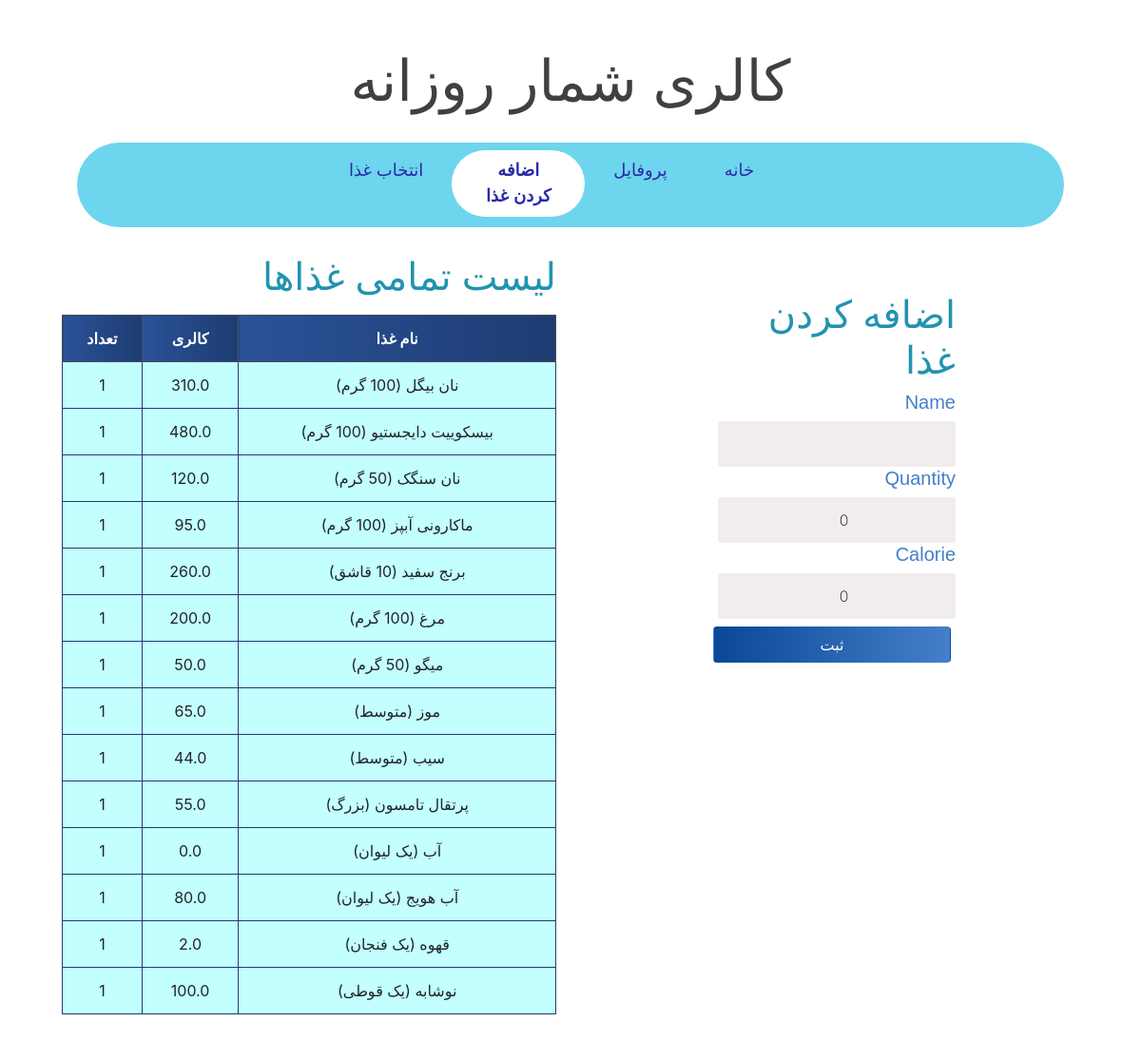
/add_food/ (signed in), run on the app's committed database.
### calories/models.py (models this page shows, shortened)
class Food(models.Model):
	name = models.CharField(max_length=200 ,null=False)
	quantity = models.PositiveIntegerField(null=False,default=0)
	calorie = models.FloatField(null=False,default=0)
	person_of = models.ForeignKey(User,null=True,on_delete=models.CASCADE)

### calories/views.py (the view)
# urls.py: path('add_food/',add_food,name='add_food'),
@login_required(login_url='login')
def add_food(request):
	food_items = Food.objects.filter(person_of=request.user)
	form = AddFoodForm(request.POST)
	if request.method == 'POST':
		form = AddFoodForm(request.POST)
		if form.is_valid():
			profile = form.save(commit=False)
			profile.person_of = request.user
			profile.save()
			return redirect('add_food')
	else:
		form = AddFoodForm()
	myFilter = FoodFilter(request.GET,queryset=food_items)
	food_items = myFilter.qs
	context = {'form':form,'food_items':food_items,'myFilter':myFilter}
	return render(request,'add_food.html',context)

### calories/forms.py
class AddFoodForm(forms.ModelForm):
    class Meta:
        model = Food
        fields = ('name','quantity','calorie')

### templates/add_food.html (shortened to what this page needs)
{% extends 'base.html' %}
{% block content %}
<div class="container">
<div class="row">
    <div class="col-lg-6">
    <div class="login">
        <div class="login-screen">
            <div class="app-title">
                <h1 class="headline">اضافه کردن غذا</h1>
            </div>
            <form method="POST" action="" class="login-form form-inline">
                {% for field in form %}
                <h5 class="form-labels">
                {{ field.label }}
                </h5>
                {{ field }}
                {% endfor %}
                <input class="btn mt-2" type="submit" value="ثبت">
            </form>
        </div>
    </div>
    </div>
    <div class="col-lg-6 ">
        <h1 class="headline"> لیست تمامی غذاها </h1>
        <table class="table table-bordered text-center mt-3">
            <thead class="thead-dark">
                <tr>
                    <th scope="col">نام غذا</th>
                    <th scope="col">کالری</th>
                    <th scope="col">تعداد</th>
                </tr>
            </thead>
            <tbody>
                {% for food in food_items %}
                <tr>
                    <td>{{ food.name }}</td>
                    <td>{{ food.calorie }}</td>
                    <td>{{ food.quantity }}</td>
                </tr>
                {% endfor %}
            </tbody>
        </table>
    </div>
</div>
</div>
{% endblock content %}

### static/css/base.css (style rules this page uses)
body { font-family: Arial; background-color: #3498DB; padding: 50px; }
.login { margin: 20px auto; width: 300px; }
.login-screen { background-color: rgb(255, 255, 255); padding: 20px; border-radius: 5px }
.app-title { text-align: center; color: #404040; }
.login-form { text-align: center; }
input { text-align: center; background-color: #f1eced; border: 2px solid transparent; border-radius: 3px; font-size: 16px; font-weight: 200; padding: 10px 0; width: 250px; transition: border .5s; }
.btn { background: #0a4796; background: -webkit-linear-gradient(to right, #0a4796, #457fca); background: linear-gradient(to right, #0a4796, #457fca); color: white !important; font-size: 16px; line-height: 25px; padding: 10px 0; text-decoration: none; text-shadow: none; border-radius: 3px; box-shadow: none; transition: 0.25s; display: block; width: 250px; margin: 0 auto; }
th { background: #2a5298; background: -webkit-linear-gradient(to right, #2a5298, #1e3c72); background: linear-gradient(to right, #2a5298, #1e3c72); }
.headline { text-align: right; font-family: 'Arial'; padding-top:20px; color: #2193b0; color: -webkit-linear-gradient(to right, #6dd5ed, #2193b0); color: linear-gradient(to right, #6dd5ed, #2193b0); }
.table { background-color: rgb(195, 255, 255); color: #ad1818; }
table.table-bordered > thead > tr > th { border:1px solid #1e3c72; }
table.table-bordered > tbody > tr > td { border:1px solid #1e3c72; }
.form-labels { font-family: 'Arial'; color:#457fca; }

### data on the page
Food: name "نان بیگل (100 گرم)", calorie "310.0", quantity "1"
Food: name "بیسکوییت دایجستیو (100 گرم)", calorie "480.0", quantity "1"
Food: name "نان سنگک (50 گرم)", calorie "120.0", quantity "1"
Food: name "ماکارونی آبپز (100 گرم)", calorie "95.0", quantity "1"
Food: name "برنج سفید (10 قاشق)", calorie "260.0", quantity "1"
Food: name "مرغ (100 گرم)", calorie "200.0", quantity "1"
Food: name "میگو (50 گرم)", calorie "50.0", quantity "1"
Food: name "موز (متوسط)", calorie "65.0", quantity "1"
Food: name "سیب (متوسط)", calorie "44.0", quantity "1"
Food: name "پرتقال تامسون (بزرگ)", calorie "55.0", quantity "1"
Food: name "آب (یک لیوان)", calorie "0.0", quantity "1"
Food: name "آب هویج (یک لیوان)", calorie "80.0", quantity "1"
Food: name "قهوه (یک فنجان)", calorie "2.0", quantity "1"
Food: name "نوشابه (یک قوطی)", calorie "100.0", quantity "1"

### other printed values
{{ field.label }} "Name" "Quantity" "Calorie"
